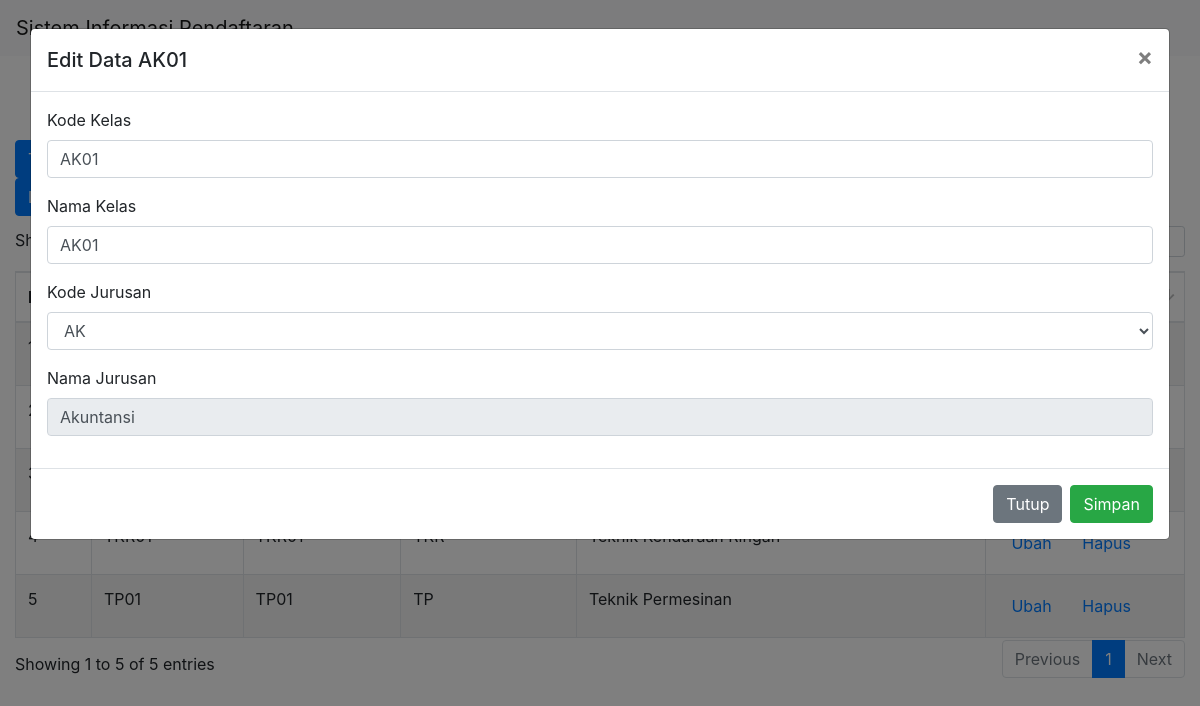
The app's page /kelas/?kodeKelas=AK01 with its own data.
### tables this page shows
CREATE TABLE `datakelas` (
  `kode_kelas` varchar(10) NOT NULL,
  `nama_kelas` varchar(15) DEFAULT NULL,
  `kode_jurusan` varchar(50) DEFAULT NULL,
  `nama_jurusan` varchar(50) DEFAULT NULL
);

### application/controllers/Kelas.php (called while the page is built, shortened)
<?php
class Kelas extends CI_Controller{
	function __construct(){
		$this->load->model('MJurusan');
		$this->load->model('MFormPendaftaran');
		$this->load->model('MKelas');
		$this->load->helper('url');
		$this->load->library('pdftc');
	}
	function index(){
		$data['data'] = $this->MKelas->getAll()->result();
		$data['kodeProgramKeahlian'] = $this->MJurusan->getDistinct()->result();
		$this->load->view('header');
		$this->load->view('kelas_home', $data);
		$this->load->view('footer');
	}
}

### index.php (called while the page is built, shortened)
<?php
require_once BASEPATH.'core/CodeIgniter.php';

### application/models/MKelas.php (called while the page is built, shortened)
<?php
class MKelas extends CI_Model{
	function getAll(){
		return $this->db->get('datakelas');
	}
	public function getSearch($key){
		$this->db->select('*');
		$this->db->from('datakelas');
		$this->db->where('kode_kelas', $key);
		return $this->db->get()->result();
	}
}

### application/models/MJurusan.php (called while the page is built, shortened)
<?php
class MJurusan extends CI_Model{
	function getDistinct(){
		return $this->db->query("select kode_jurusan from jurusan ");
	}
}

### application/views/kelas_home.php (the view, shortened to what this page needs)
<div class="container-fluid">
	<form target="_blank" method="GET" action="<?php echo base_url(). 'formpendaftaran/report'; ?>">
		<div class="row" style="margin-top: 10px">
			<div class="col-2" style="margin: 0; max-width: 160px;">
				<button type="button" class="btn btn-primary" data-toggle="modal" data-target="#exampleModal">Tambah Data</button>
				<a type="button" href="<?php echo base_url(). 'kelas/laporan'; ?>" class="btn btn-primary">Laporan</a>
			</div>
			<div class="col-sm-9"></div>
			</form>
		</div>
	<div class="row" style="margin-top: 10px">
		<div class="col-sm">
			<table id="example" class="table table-striped table-bordered" style="width:100%; margin-top: 10px">
		        <thead>
		            <tr>
		                <th>No</th>
		                <th>Kode Kelas</th>
		                <th>Nama Kelas</th>
		                <th>Kode Jurusan</th>
		                <th>Nama Jurusan</th>
		            </tr>
		        </thead>
		        <tbody>
		        	<?php
						$no = 1;
						foreach($data as $u){
					?>
			            <tr>
			                <td><?=$no++?></td>
			                <td><?=$u->kode_kelas?></td>
			                <td><?=$u->nama_kelas?></td>
			                <td><?=$u->kode_jurusan?></td>
			                <td><?=$u->nama_jurusan?></td>
			                <td>
			                	<a href="<?php echo base_url(). 'kelas/?kodeKelas='.$u->kode_kelas; ?>" class="btn btn-link">Ubah</a>
			                	<button onclick="confirmDelete('<?=$u->kode_kelas?>')" class="btn btn-link" data-toggle="modal" data-target="#staticBackdrop">Hapus</button>
			                </td>
			            </tr>
		            <?php
						}
					?>
		        </tbody>
		    </table>
		</div>
	</div>
	<?php
		$titleModal = "Tambah Data";
		if($this->input->get('kodeKelas') != ""){
			$titleModal = "Edit Data ".$this->input->get('kodeKelas');
			$data = $this->MKelas->getSearch($this->input->get('kodeKelas'));
		}else{
			$data[0]->kode_kelas = "";
			$data[0]->nama_kelas = "";
			$data[0]->kode_jurusan = "";
			$data[0]->nama_jurusan = "";
		}
	?>
	<form action="<?php echo base_url(). 'kelas/save'; ?>" method="post">
		<div class="modal fade" id="exampleModal" tabindex="-1" aria-labelledby="exampleModalLabel" aria-hidden="true">
		  <div class="modal-dialog modal-dialog-scrollable modal-xl">
		    <div class="modal-content">
		      <div class="modal-header">
		        <h5 class="modal-title" id="exampleModalLabel"><?=$titleModal?></h5>
		        <button type="button" class="close" data-dismiss="modal" aria-label="Close">
		          <span aria-hidden="true">&times;</span>
		        </button>
		      </div>
		      <div class="modal-body">
		      		<div class="row">
		      			<div class="col-sm">
			      			<div class="form-group">
							    <label for="kode_kelas">Kode Kelas</label>
							    <input type="text" class="form-control" id="kode_kelas" name="kode_kelas" value="<?=$data[0]->kode_kelas?>">
							</div>
							<div class="form-group">
							    <label for="nama_kelas">Nama Kelas</label>
							    <input type="text" class="form-control" id="nama_kelas" name="nama_kelas" value="<?=$data[0]->nama_kelas?>">
							</div>
							<div class="form-group">
							    <label for="kode_jurusan">Kode Jurusan</label>
							    <select class="form-control" id="kode_jurusan" name="kode_jurusan">
							      	<?php
										foreach($kodeProgramKeahlian as $n){
											if($data[0]->kode_jurusan == $n->kode_jurusan){
									?>
													<option selected="" value="<?=$n->kode_jurusan?>"><?=$n->kode_jurusan?></option>
									<?php
											}else{
												?>
													<option value="<?=$n->kode_jurusan?>"><?=$n->kode_jurusan?></option>
												<?php
											}
										}
									?>
							    </select>
						    </div>
							<div class="form-group">
							    <label for="nama_jurusan">Nama Jurusan</label>
							    <input readonly="" type="text" class="form-control" id="nama_jurusan" name="nama_jurusan" value="<?=$data[0]->nama_jurusan?>">
							</div>
		      			</div>
		      		</div>
		      </div>
		      <div class="modal-footer">
		        <button type="button" class="btn btn-secondary" data-dismiss="modal">Tutup</button>
		        <button type="submit" class="btn btn-success">Simpan</button>
		      </div>
		    </div>
		  </div>
		</div>
	</form>

### records on screen
datakelas: kode_kelas "TP01", nama_kelas "TP01", kode_jurusan "TP", nama_jurusan "Teknik Permesinan"
datakelas: kode_kelas "AK01", nama_kelas "AK01", nama_jurusan "Akuntansi"

### other values on screen
$titleModal "Edit Data AK01"
form field kode_jurusan "AK"
